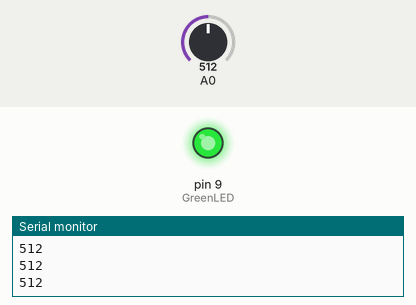
Bench run of a sketch on a simulated Arduino Uno, built with avr-gcc and run on an emulated ATmega328P. Parts: output pins drawn as LEDs (lit = HIGH), the last lines printed to the serial monitor. Inputs (shaded band) come from the test bench; at power-on: A0 = 512.

Above: at 1.2 s.
1.3 s: A0 set to 504
At 2.4 s:
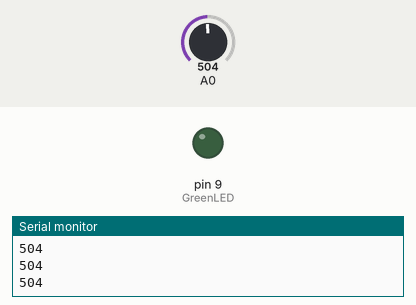
2.9 s: A0 set to 522
At 3.7 s:
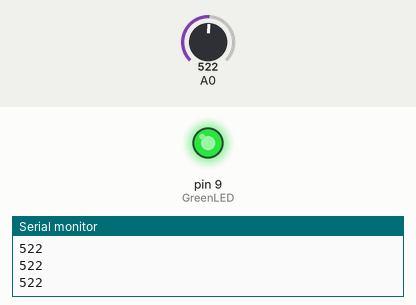
4.5 s: A0 set to 511
At 5.0 s:
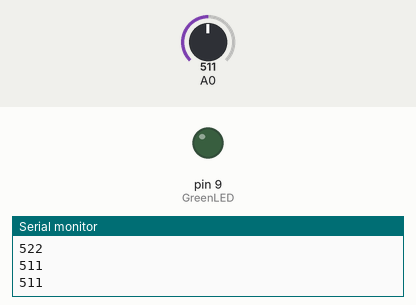
Timing chart, 0 to 7.5 s (numbered marks = the images above; inputs shaded):
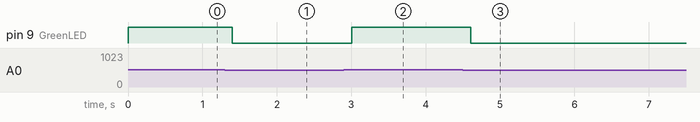

Measured:
- the behaviour switches between 512 and 511 on A0 (found by bisection; images 0 and 1)
- after the input at 1.3 s, pin 9 (GreenLED): HIGH → LOW after 0.10 s
- after the input at 2.9 s, pin 9 (GreenLED): LOW → HIGH after 0.10 s
- after the input at 4.5 s, pin 9 (GreenLED): HIGH → LOW after 0.11 s

The sketch:

P2_1.ino
```cpp
// Fade an LED in and out
const int GreenLED = 9;
int AnalogValue = 0;

void setup() {
	pinMode(GreenLED, OUTPUT);

  //Open the serial port and setting the baudrate to 9.600 bauds
	Serial.begin(9600);
}

void loop() {
	//Read the analog value in A0
	AnalogValue = analogRead(A0);

	//Send the value stored in the variable “AnalogValue” and
	// show it in terminal serial (A value in a range from 0 to 1023)
	Serial.println(AnalogValue);

	//Check condition to switch on the LED
  if (AnalogValue >= 512) digitalWrite(GreenLED, HIGH);
  else digitalWrite(GreenLED, LOW);

	delay(200);
}
```
